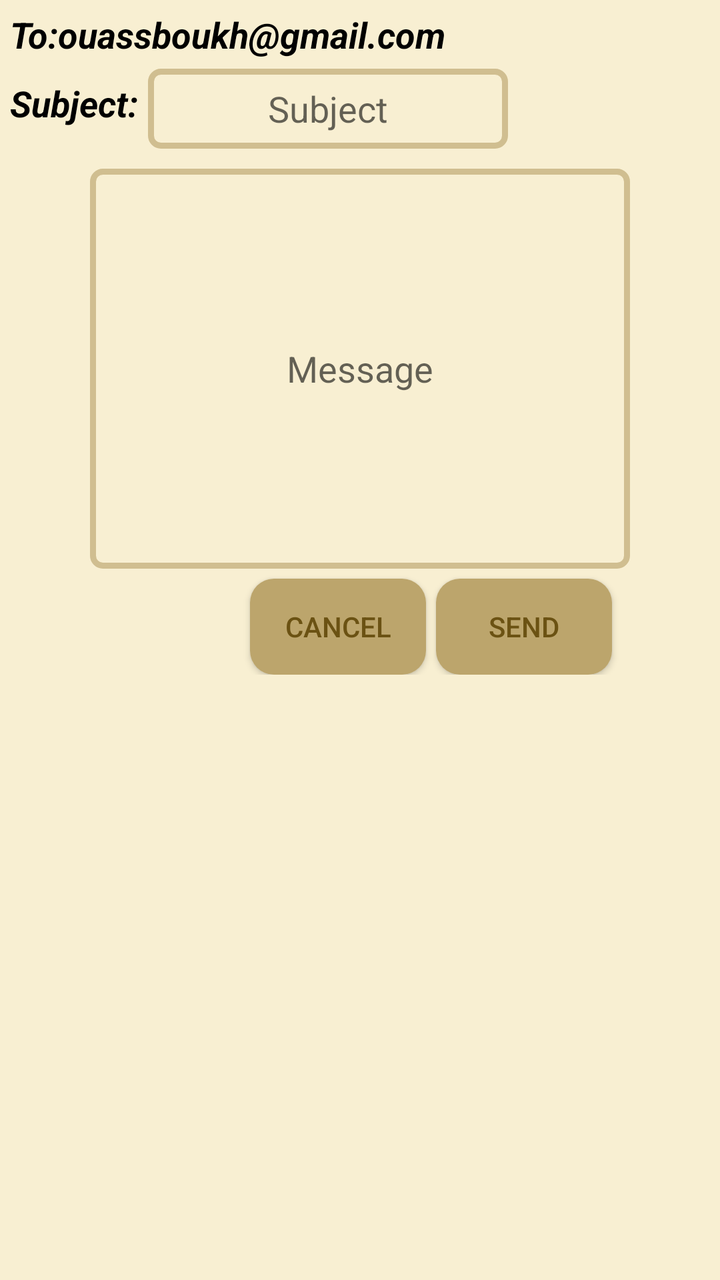
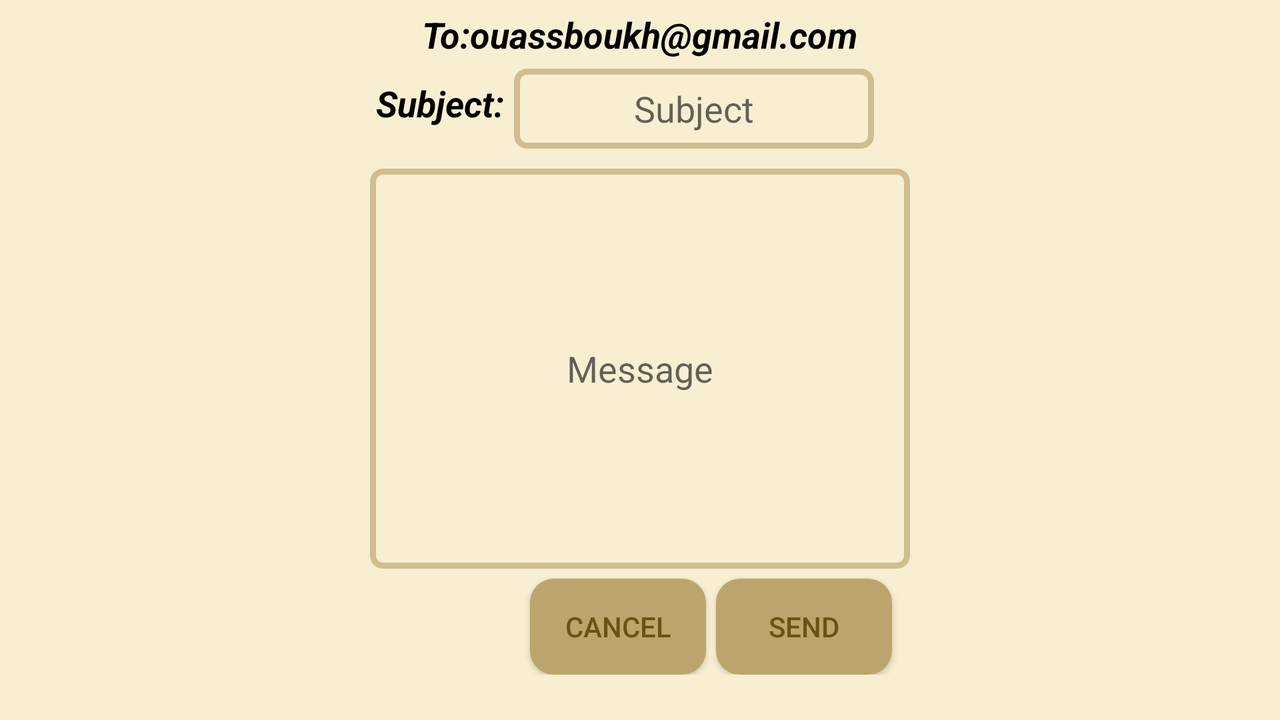

The same Android screen from two of the app's own layout files: first res/layout/ as a phone draws it, then the author's variant for another configuration, drawn on a device whose configuration selects that folder. Both files follow.
<!-- AndroidManifest.xml: application theme AppTheme -->
<!-- res/layout/email.xml -->
<?xml version="1.0" encoding="utf-8"?>
<ScrollView
    xmlns:android="http://schemas.android.com/apk/res/android"
    xmlns:app="http://schemas.android.com/apk/res-auto"
    xmlns:tools="http://schemas.android.com/tools"
    android:layout_width="match_parent"
    android:layout_height="match_parent"
    android:background="#F8EFD2"
    >
    <androidx.constraintlayout.widget.ConstraintLayout
        android:id="@+id/Linear"
        android:layout_width="match_parent"
        android:layout_height="wrap_content"
        android:orientation="vertical">

        <TextView
            android:id="@+id/text"
            android:layout_width="wrap_content"
            android:layout_height="wrap_content"
            android:layout_marginStart="5dp"
            android:layout_marginLeft="5dp"
            android:layout_marginTop="5dp"
            android:text="To:ouassboukh@gmail.com"
            android:textColor="@android:color/black"
            android:textSize="18sp"
            android:textStyle="bold|italic"
            app:layout_constraintStart_toStartOf="parent"
            app:layout_constraintTop_toTopOf="parent" />

        <TextView
            android:id="@+id/textView7"
            android:layout_width="wrap_content"
            android:layout_height="wrap_content"
            android:layout_marginStart="5dp"
            android:layout_marginLeft="5dp"
            android:layout_marginTop="10dp"
            android:text="Subject:"
            android:textColor="@android:color/black"
            android:textSize="18sp"
            android:textStyle="bold|italic"
            app:layout_constraintStart_toStartOf="parent"
            app:layout_constraintTop_toBottomOf="@+id/text" />

        <EditText
            android:id="@+id/subject"
            android:layout_width="180dp"
            android:layout_height="40dp"
            android:layout_marginStart="5dp"
            android:layout_marginLeft="5dp"
            android:layout_marginTop="5dp"
            android:background="@drawable/round_edit"
            android:ems="10"
            android:gravity="center"
            android:hint="Subject"
            android:inputType="textPersonName|text"
            app:layout_constraintStart_toEndOf="@+id/textView7"
            app:layout_constraintTop_toBottomOf="@+id/text" />

    <EditText
        android:id="@+id/message"
        android:layout_width="270dp"
        android:layout_height="200dp"
        android:layout_marginTop="10dp"
        android:background="@drawable/round_edit"
        android:ems="10"
        android:gravity="center"
        android:hint="Message"
        android:inputType="textMultiLine"
        app:layout_constraintEnd_toEndOf="parent"
        app:layout_constraintStart_toStartOf="parent"
        app:layout_constraintTop_toBottomOf="@+id/subject" />

    <Button
        android:id="@+id/cancel"
        android:layout_width="wrap_content"
        android:layout_height="wrap_content"
        android:layout_marginStart="80dp"
        android:layout_marginLeft="80dp"
        android:layout_marginTop="5dp"
        android:background="@drawable/rounded_corners"
        android:text="@android:string/cancel"
        android:textColor="@color/view"
        app:layout_constraintStart_toStartOf="@+id/message"
        app:layout_constraintTop_toBottomOf="@+id/message" />

    <Button
        android:id="@+id/submit"
        android:layout_width="wrap_content"
        android:layout_height="wrap_content"
        android:layout_marginStart="5dp"
        android:layout_marginLeft="5dp"
        android:layout_marginTop="5dp"
        android:background="@drawable/rounded_corners"
        android:text="send"
        android:textColor="@color/view"
        app:layout_constraintStart_toEndOf="@+id/cancel"
        app:layout_constraintTop_toBottomOf="@+id/message" />
    </androidx.constraintlayout.widget.ConstraintLayout>
</ScrollView>
<!-- resources referenced by this layout -->
<resources>
  <color name="view">#6B5213</color>
  <!-- drawable round_edit (drawable) -->
  <?xml version="1.0" encoding="utf-8"?>
  <selector xmlns:android="http://schemas.android.com/apk/res/android">
      <item>
          <shape android:shape="rectangle">
              <solid android:color="@android:color/transparent"/>
              <stroke android:width="3dp"
                  android:color="#D0BE90"/>
              <corners android:radius="5dp"/>
          </shape>
      </item>
  </selector>
  <!-- drawable rounded_corners (drawable) -->
  <?xml version="1.0" encoding="utf-8"?>
  <selector xmlns:android="http://schemas.android.com/apk/res/android">
      <item>
          <shape xmlns:android="http://schemas.android.com/apk/res/android" android:shape="rectangle">
              <solid android:color="#BCA56C" />
              <corners android:radius="12dp" />
          </shape>
      </item>
  </selector>
  <style name="AppTheme" parent="Theme.AppCompat.Light.NoActionBar">
          
          <item name="colorPrimary">#D0BE90</item>
          <item name="colorPrimaryDark">#D0BE90</item>
          <item name="colorAccent">@color/text</item>
      </style>
  <color name="text">#9C4E40</color>
</resources>
<!-- res/layout-land/email.xml (the author's variant of the layout above) -->
<!-- drawn on the phone turned sideways -->
<?xml version="1.0" encoding="utf-8"?>
<ScrollView
    xmlns:android="http://schemas.android.com/apk/res/android"
    xmlns:app="http://schemas.android.com/apk/res-auto"
    xmlns:tools="http://schemas.android.com/tools"
    android:layout_width="match_parent"
    android:layout_height="match_parent"
    android:background="#F8EFD2">

    <androidx.constraintlayout.widget.ConstraintLayout
        android:id="@+id/Linear"
        android:layout_width="match_parent"
        android:layout_height="wrap_content"
        android:orientation="vertical">

        <TextView
            android:id="@+id/text"
            android:layout_width="wrap_content"
            android:layout_height="wrap_content"
            android:layout_marginTop="5dp"
            android:text="To:ouassboukh@gmail.com"
            android:textColor="@android:color/black"
            android:textSize="18sp"
            android:textStyle="bold|italic"
            app:layout_constraintEnd_toEndOf="parent"
            app:layout_constraintStart_toStartOf="parent"
            app:layout_constraintTop_toTopOf="parent" />

        <TextView
            android:id="@+id/textView7"
            android:layout_width="wrap_content"
            android:layout_height="wrap_content"
            android:layout_marginTop="10dp"
            android:layout_marginEnd="200dp"
            android:layout_marginRight="200dp"
            android:text="Subject:"
            android:textColor="@android:color/black"
            android:textSize="18sp"
            android:textStyle="bold|italic"
            app:layout_constraintEnd_toEndOf="parent"
            app:layout_constraintStart_toStartOf="parent"
            app:layout_constraintTop_toBottomOf="@+id/text" />

        <EditText
            android:id="@+id/subject"
            android:layout_width="180dp"
            android:layout_height="40dp"
            android:layout_marginStart="5dp"
            android:layout_marginLeft="5dp"
            android:layout_marginTop="5dp"
            android:background="@drawable/round_edit"
            android:ems="10"
            android:gravity="center"
            android:hint="Subject"
            android:inputType="textPersonName|text"
            app:layout_constraintStart_toEndOf="@+id/textView7"
            app:layout_constraintTop_toBottomOf="@+id/text" />

        <EditText
            android:id="@+id/message"
            android:layout_width="270dp"
            android:layout_height="200dp"
            android:layout_marginTop="10dp"
            android:background="@drawable/round_edit"
            android:ems="10"
            android:gravity="center"
            android:hint="Message"
            android:inputType="textMultiLine"
            app:layout_constraintEnd_toEndOf="parent"
            app:layout_constraintStart_toStartOf="parent"
            app:layout_constraintTop_toBottomOf="@+id/subject" />

        <Button
            android:id="@+id/cancel"
            android:layout_width="wrap_content"
            android:layout_height="wrap_content"
            android:layout_marginStart="80dp"
            android:layout_marginLeft="80dp"
            android:layout_marginTop="5dp"
            android:background="@drawable/rounded_corners"
            android:text="@android:string/cancel"
            android:textColor="@color/view"
            app:layout_constraintStart_toStartOf="@+id/message"
            app:layout_constraintTop_toBottomOf="@+id/message" />

        <Button
            android:id="@+id/submit"
            android:layout_width="wrap_content"
            android:layout_height="wrap_content"
            android:layout_marginStart="5dp"
            android:layout_marginLeft="5dp"
            android:layout_marginTop="5dp"
            android:background="@drawable/rounded_corners"
            android:text="send"
            android:textColor="@color/view"
            app:layout_constraintStart_toEndOf="@+id/cancel"
            app:layout_constraintTop_toBottomOf="@+id/message" />
    </androidx.constraintlayout.widget.ConstraintLayout>
</ScrollView>
